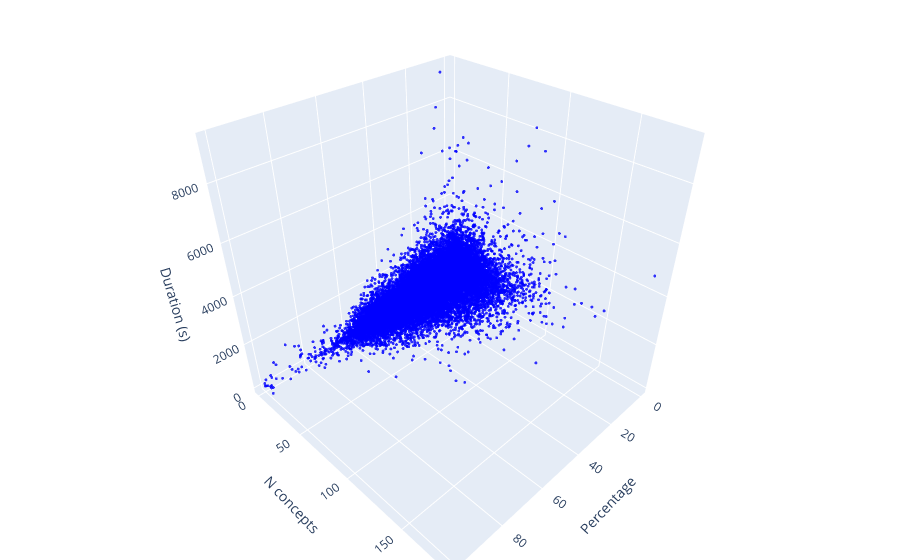

Here is the notebook cell this chart was saved with:
### Code cell
limit = concepts_plots_df.shape[0]
symbols = ['circle' for _ in range(limit)]
colors = ['blue' for _ in range(limit)]
marker=dict(size=1, color=colors, opacity=0.8, symbol=symbols)

fig = go.Figure(data=[go.Scatter3d(x=concepts_plots_df['percentage'], y=concepts_plots_df['concepts'], z=concepts_plots_df['duration'], mode='markers', marker=marker)])
fig.update_layout(scene=dict(xaxis_title='Percentage ', yaxis_title='N concepts', zaxis_title='Duration (s)'), margin=dict(l=0, r=0, t=0, b=0))

# fig.write_html("index.html")

fig.show()

### Figure 1 — Plotly figure (JSON) as saved in the notebook; plotly's stock layout.template omitted (floating-point values rounded to 4 significant figures; data arrays with more than 128 entries replaced by an {"elided": "..."} marker saying what was removed)
{"data": [{"marker": {"color": {"elided": "25166 str values"}, "opacity": 0.8, "size": 1, "symbol": {"elided": "25166 str values"}}, "mode": "markers", "type": "scatter3d", "x": {"elided": "25166 int values"}, "y": {"elided": "25166 int values"}, "z": {"elided": "25166 float values"}}], "layout": {"margin": {"b": 0, "l": 0, "r": 0, "t": 0}, "scene": {"xaxis": {"title": {"text": "Percentage "}}, "yaxis": {"title": {"text": "N concepts"}}, "zaxis": {"title": {"text": "Duration (s)"}}}}}
